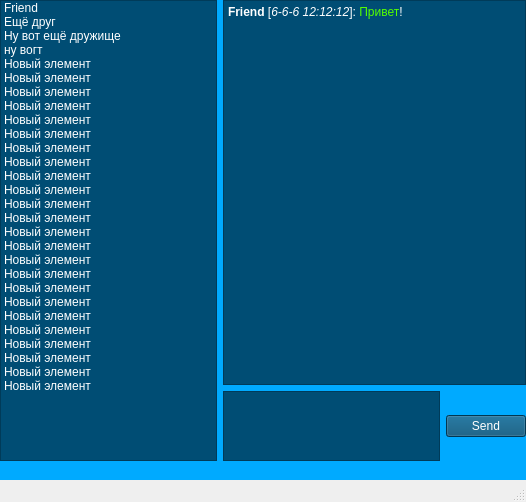
<?xml version="1.0" encoding="UTF-8"?>
<ui version="4.0">
 <class>MainWindow</class>
 <widget class="QMainWindow" name="MainWindow">
  <property name="geometry">
   <rect>
    <x>0</x>
    <y>0</y>
    <width>526</width>
    <height>502</height>
   </rect>
  </property>
  <property name="windowTitle">
   <string>MainWindow</string>
  </property>
  <widget class="QWidget" name="centralwidget">
   <property name="styleSheet">
    <string notr="true">background-color: rgb(0, 170, 255);
background-image: url(&quot;background.jpg&quot;);</string>
   </property>
   <widget class="QWidget" name="horizontalLayoutWidget">
    <property name="geometry">
     <rect>
      <x>0</x>
      <y>0</y>
      <width>551</width>
      <height>461</height>
     </rect>
    </property>
    <layout class="QHBoxLayout" name="horizontalLayout">
     <property name="leftMargin">
      <number>0</number>
     </property>
     <property name="rightMargin">
      <number>25</number>
     </property>
     <item>
      <widget class="QListWidget" name="listWidget">
       <property name="styleSheet">
        <string notr="true">color: rgb(255, 255, 255);
background-color: rgb(0, 77, 116);</string>
       </property>
       <item>
        <property name="text">
         <string>Friend</string>
        </property>
       </item>
       <item>
        <property name="text">
         <string>Ещё друг</string>
        </property>
       </item>
       <item>
        <property name="text">
         <string>Ну вот ещё дружище</string>
        </property>
       </item>
       <item>
        <property name="text">
         <string>ну вогт</string>
        </property>
       </item>
       <item>
        <property name="text">
         <string>Новый элемент</string>
        </property>
       </item>
       <item>
        <property name="text">
         <string>Новый элемент</string>
        </property>
       </item>
       <item>
        <property name="text">
         <string>Новый элемент</string>
        </property>
       </item>
       <item>
        <property name="text">
         <string>Новый элемент</string>
        </property>
       </item>
       <item>
        <property name="text">
         <string>Новый элемент</string>
        </property>
       </item>
       <item>
        <property name="text">
         <string>Новый элемент</string>
        </property>
       </item>
       <item>
        <property name="text">
         <string>Новый элемент</string>
        </property>
       </item>
       <item>
        <property name="text">
         <string>Новый элемент</string>
        </property>
       </item>
       <item>
        <property name="text">
         <string>Новый элемент</string>
        </property>
       </item>
       <item>
        <property name="text">
         <string>Новый элемент</string>
        </property>
       </item>
       <item>
        <property name="text">
         <string>Новый элемент</string>
        </property>
       </item>
       <item>
        <property name="text">
         <string>Новый элемент</string>
        </property>
       </item>
       <item>
        <property name="text">
         <string>Новый элемент</string>
        </property>
       </item>
       <item>
        <property name="text">
         <string>Новый элемент</string>
        </property>
       </item>
       <item>
        <property name="text">
         <string>Новый элемент</string>
        </property>
       </item>
       <item>
        <property name="text">
         <string>Новый элемент</string>
        </property>
       </item>
       <item>
        <property name="text">
         <string>Новый элемент</string>
        </property>
       </item>
       <item>
        <property name="text">
         <string>Новый элемент</string>
        </property>
       </item>
       <item>
        <property name="text">
         <string>Новый элемент</string>
        </property>
       </item>
       <item>
        <property name="text">
         <string>Новый элемент</string>
        </property>
       </item>
       <item>
        <property name="text">
         <string>Новый элемент</string>
        </property>
       </item>
       <item>
        <property name="text">
         <string>Новый элемент</string>
        </property>
       </item>
       <item>
        <property name="text">
         <string>Новый элемент</string>
        </property>
       </item>
       <item>
        <property name="text">
         <string>Новый элемент</string>
        </property>
       </item>
      </widget>
     </item>
     <item>
      <layout class="QVBoxLayout" name="verticalLayout">
       <property name="leftMargin">
        <number>0</number>
       </property>
       <item>
        <widget class="QTextBrowser" name="textBrowser">
         <property name="styleSheet">
          <string notr="true">color: rgb(255, 255, 255);
background-color: rgb(0, 77, 116);</string>
         </property>
         <property name="html">
          <string>&lt;!DOCTYPE HTML PUBLIC &quot;-//W3C//DTD HTML 4.0//EN&quot; &quot;http://www.w3.org/TR/REC-html40/strict.dtd&quot;&gt;
&lt;html&gt;&lt;head&gt;&lt;meta name=&quot;qrichtext&quot; content=&quot;1&quot; /&gt;&lt;style type=&quot;text/css&quot;&gt;
p, li { white-space: pre-wrap; }
&lt;/style&gt;&lt;/head&gt;&lt;body style=&quot; font-family:'Sans Serif'; font-size:9pt; font-weight:400; font-style:normal;&quot;&gt;
&lt;p style=&quot; margin-top:0px; margin-bottom:0px; margin-left:0px; margin-right:0px; -qt-block-indent:0; text-indent:0px;&quot;&gt;&lt;span style=&quot; font-weight:600;&quot;&gt;Friend&lt;/span&gt; [&lt;span style=&quot; font-style:italic;&quot;&gt;6-6-6 12:12:12&lt;/span&gt;]: &lt;span style=&quot; color:#55ff00;&quot;&gt;Привет&lt;/span&gt;!&lt;/p&gt;&lt;/body&gt;&lt;/html&gt;</string>
         </property>
        </widget>
       </item>
       <item>
        <layout class="QHBoxLayout" name="horizontalLayout_3">
         <item>
          <widget class="QTextEdit" name="textEdit">
           <property name="sizePolicy">
            <sizepolicy hsizetype="Expanding" vsizetype="Maximum">
             <horstretch>0</horstretch>
             <verstretch>0</verstretch>
            </sizepolicy>
           </property>
           <property name="styleSheet">
            <string notr="true">color: rgb(255, 255, 255);
background-color: rgb(0, 77, 116);</string>
           </property>
          </widget>
         </item>
         <item>
          <widget class="QPushButton" name="pushButton">
           <property name="styleSheet">
            <string notr="true">color: rgb(255, 255, 255);
background-color: rgb(0, 77, 116);</string>
           </property>
           <property name="text">
            <string>Send</string>
           </property>
          </widget>
         </item>
        </layout>
       </item>
      </layout>
     </item>
    </layout>
   </widget>
  </widget>
  <widget class="QMenuBar" name="menubar">
   <property name="geometry">
    <rect>
     <x>0</x>
     <y>0</y>
     <width>526</width>
     <height>19</height>
    </rect>
   </property>
  </widget>
  <widget class="QStatusBar" name="statusbar"/>
 </widget>
 <resources/>
 <connections/>
</ui>
